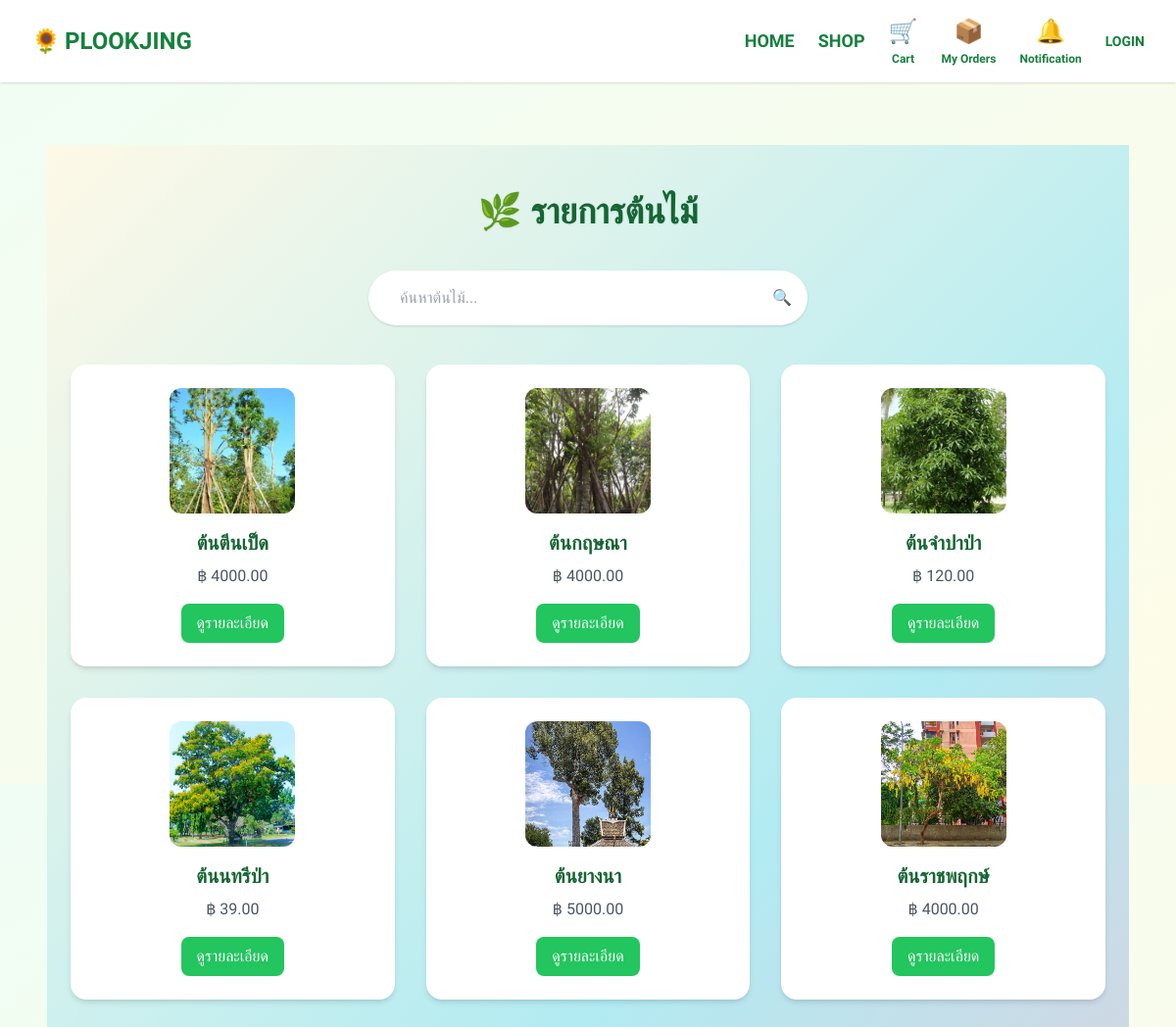
The app's page /trees/ with its own data.
### myapp/models.py (models this page shows, shortened)
class Tree(models.Model):
    name = models.CharField(max_length=100)
    description = models.TextField(blank=True)
    image = models.ImageField(upload_to='trees/', blank=True, null=True)
    care_instructions = models.TextField(help_text="วิธีดูแลต้นไม้ เช่น รดน้ำ ใส่ปุ๋ย")
    price = models.DecimalField(max_digits=10, decimal_places=2, default=0.00)

### myapp/views.py (the view)
# urls.py: path('trees/', views.tree_list, name='tree_list'),
def tree_list(request):
    query = request.GET.get("q", "")
    if query:
        trees = Tree.objects.filter(Q(name__icontains=query) | Q(description__icontains=query))
    else:
        trees = Tree.objects.all()
    return render(request, 'plantapp/tree_list.html', {
        'trees': trees,
        'query': query,
    })

### templates/plantapp/tree_list.html
{% extends 'base.html' %}
{% load static %}
{% block content %}
<div class="min-h-screen py-12 px-6" style="background: linear-gradient(135deg, #fef9e7, #b2ebf2, #f8bbd0);">
  <h1 class="text-4xl font-bold text-center text-green-800 mb-10 drop-shadow-sm">
    🌿 รายการต้นไม้
  </h1>
  <form method="get" action="." class="max-w-md mx-auto mb-10">
  <div class="flex items-center bg-white rounded-full shadow px-4 py-2">
    <input
      type="text"
      name="q"
      placeholder="ค้นหาต้นไม้..."
      value="{{ query }}"
      class="flex-grow px-4 py-2 focus:outline-none rounded-full text-gray-700"
    >
    <button type="submit" class="text-green-600 font-semibold hover:text-green-800">
      🔍
    </button>
  </div>
</form>
  <div class="grid grid-cols-1 sm:grid-cols-2 md:grid-cols-3 gap-8 max-w-6xl mx-auto">
    {% for tree in trees %}
      <div class="bg-white rounded-2xl shadow-md p-6 flex flex-col items-center text-center hover:shadow-xl transition duration-300">
        {% if tree.image %}
          <img src="{{ tree.image.url }}" alt="{{ tree.name }}" class="w-32 h-32 object-cover rounded-xl mb-4">
        {% else %}
          <div class="w-32 h-32 bg-gray-100 flex items-center justify-center rounded-xl mb-4 text-gray-400 text-sm">
            ไม่มีรูป
          </div>
        {% endif %}
        <h2 class="text-xl font-semibold text-green-800">{{ tree.name }}</h2>
        <p class="text-gray-600 mt-2 mb-4">฿ {{ tree.price|floatformat:2 }}</p>
        <a href="{% url 'myapp:tree_detail' tree.id %}" class="mt-auto bg-green-500 hover:bg-green-600 text-white px-4 py-2 rounded-lg">
          ดูรายละเอียด
        </a>
      </div>
    {% endfor %}
  </div>
</div>
{% endblock %}

### records on screen
Tree: image (picture), name "ต้นตีนเป็ด", price "4000.00"
Tree: image (picture), name "ต้นกฤษณา", price "4000.00"
Tree: image (picture), name "ต้นจำปาป่า", price "120.00"
Tree: image (picture), name "ต้นนทรีป่า", price "39.00"
Tree: image (picture), name "ต้นยางนา", price "5000.00"
Tree: image (picture), name "ต้นราชพฤกษ์", price "4000.00"
